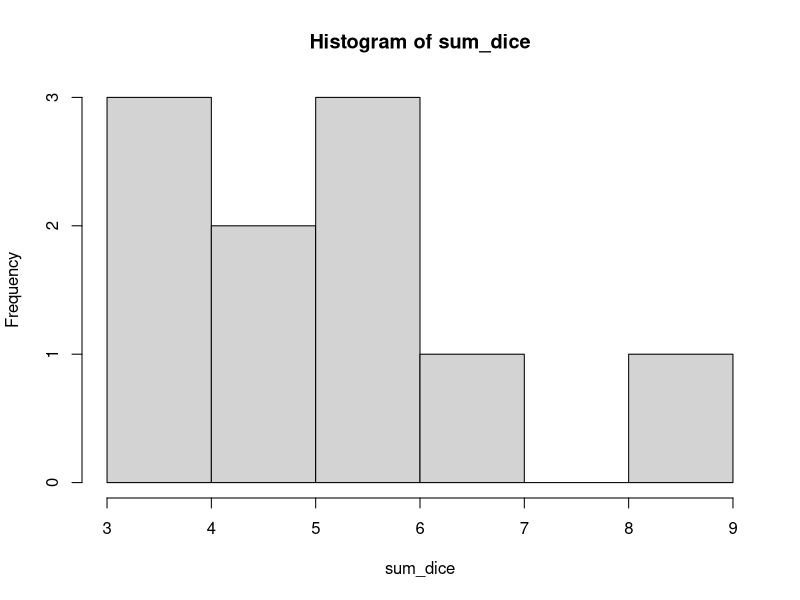
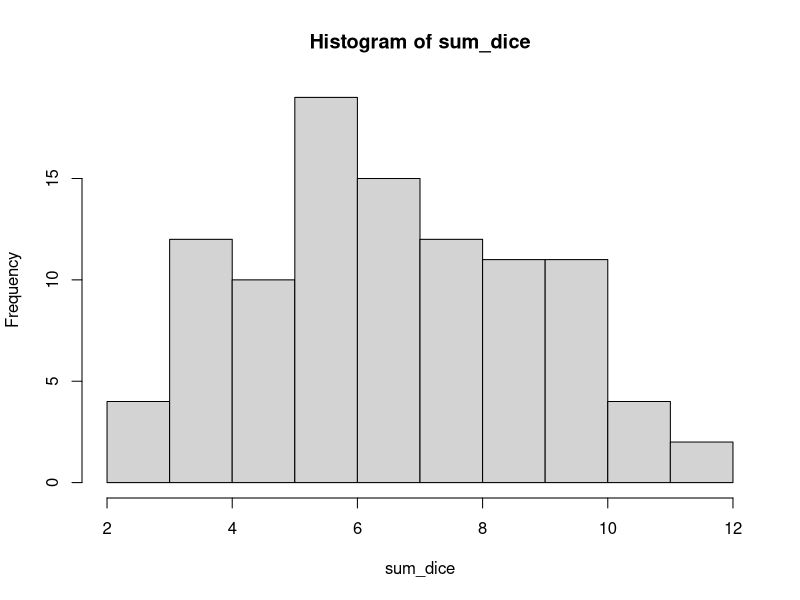
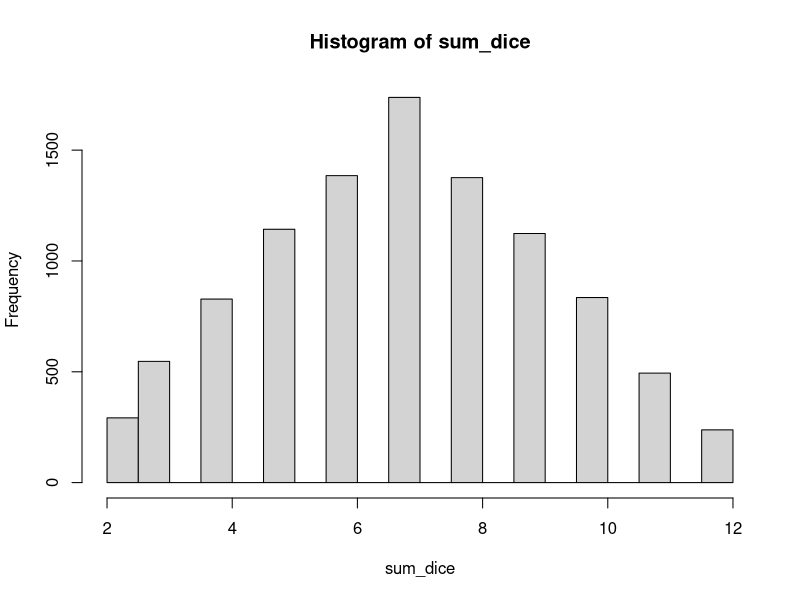
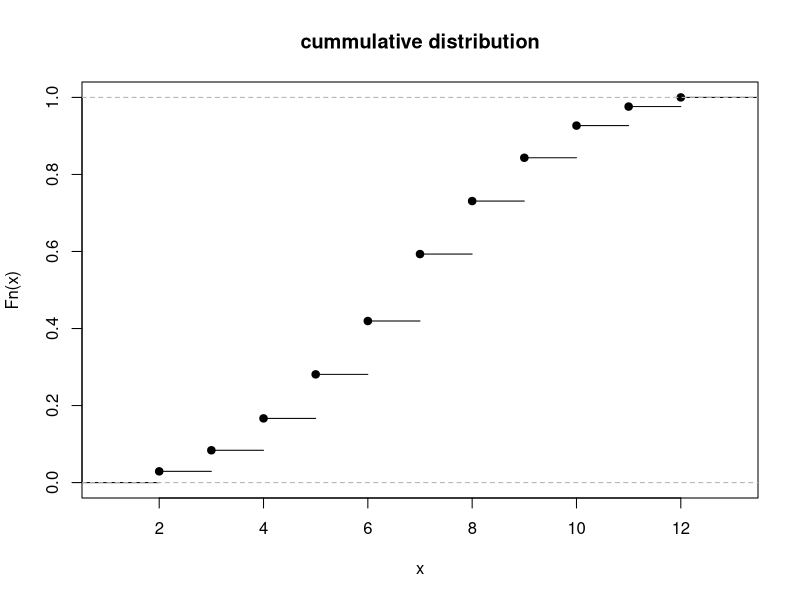

Write R code to recreate these figures, in order.
# In R, roll two dice and sum their scores

dice1 <- sample(1:6, replace = T)
dice2 <- sample(1:6, replace = T)

sum_dice <- dice1 + dice2


# Plot your results for 10 experiments, 100 experiments and 10000 experiments

# rolling dice for 10 experiments
d <- 10
dice1 <- sample(1:6, d, replace = T)
dice2 <- sample(1:6, d, replace = T)

sum_dice <- dice1 + dice2

hist(sum_dice)

# rolling dice for 100 experiments
d <- 100
dice1 <- sample(1:6, d, replace = T)
dice2 <- sample(1:6, d, replace = T)

sum_dice <- dice1 + dice2

hist(sum_dice)

# rolling dice for 10000 experiments
d <- 10000
dice1 <- sample(1:6, d, replace = T)
dice2 <- sample(1:6, d, replace = T)

sum_dice <- dice1 + dice2

hist(sum_dice)

# cummulative distribution plot.

plot.ecdf(sum_dice, main="cummulative distribution")
